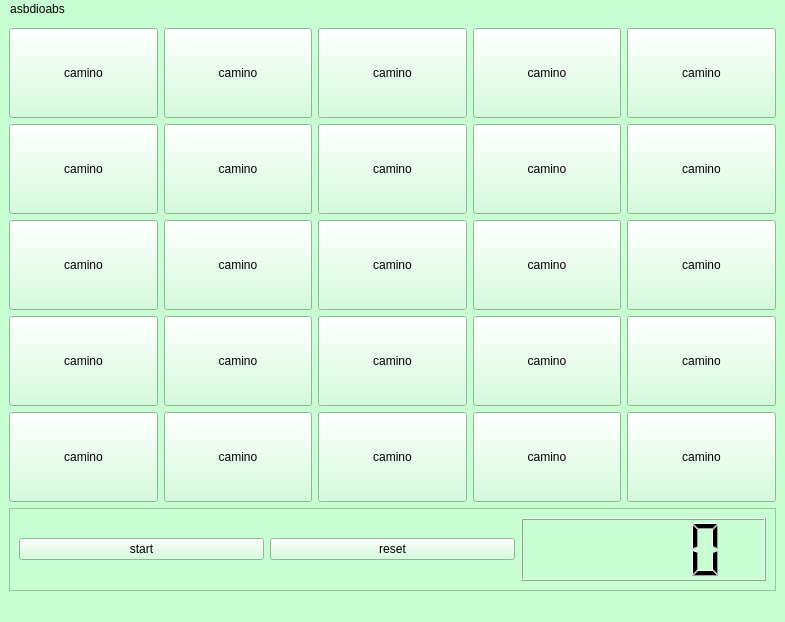
<?xml version="1.0" encoding="UTF-8"?>
<ui version="4.0">
 <class>MainWindow</class>
 <widget class="QMainWindow" name="MainWindow">
  <property name="geometry">
   <rect>
    <x>0</x>
    <y>0</y>
    <width>785</width>
    <height>622</height>
   </rect>
  </property>
  <property name="windowTitle">
   <string>MainWindow</string>
  </property>
  <property name="styleSheet">
   <string notr="true">background-color: rgb(255, 255, 255);
background-color: rgb(255, 189, 97);
background-color: rgb(199, 255, 210);</string>
  </property>
  <widget class="QWidget" name="centralwidget">
   <layout class="QGridLayout" name="gridLayout_2">
    <item row="0" column="0">
     <layout class="QGridLayout" name="gridLayout">
      <item row="0" column="0">
       <widget class="QPushButton" name="estacion1">
        <property name="minimumSize">
         <size>
          <width>90</width>
          <height>90</height>
         </size>
        </property>
        <property name="text">
         <string>camino</string>
        </property>
       </widget>
      </item>
      <item row="0" column="1">
       <widget class="QPushButton" name="estacion2">
        <property name="minimumSize">
         <size>
          <width>90</width>
          <height>90</height>
         </size>
        </property>
        <property name="text">
         <string>camino</string>
        </property>
       </widget>
      </item>
      <item row="0" column="2">
       <widget class="QPushButton" name="estacion3">
        <property name="minimumSize">
         <size>
          <width>90</width>
          <height>90</height>
         </size>
        </property>
        <property name="text">
         <string>camino</string>
        </property>
       </widget>
      </item>
      <item row="0" column="3">
       <widget class="QPushButton" name="estacion4">
        <property name="minimumSize">
         <size>
          <width>90</width>
          <height>90</height>
         </size>
        </property>
        <property name="text">
         <string>camino</string>
        </property>
       </widget>
      </item>
      <item row="0" column="4">
       <widget class="QPushButton" name="estacion5">
        <property name="minimumSize">
         <size>
          <width>90</width>
          <height>90</height>
         </size>
        </property>
        <property name="text">
         <string>camino</string>
        </property>
       </widget>
      </item>
      <item row="1" column="0">
       <widget class="QPushButton" name="estacion6">
        <property name="minimumSize">
         <size>
          <width>90</width>
          <height>90</height>
         </size>
        </property>
        <property name="text">
         <string>camino</string>
        </property>
       </widget>
      </item>
      <item row="1" column="1">
       <widget class="QPushButton" name="estacion7">
        <property name="minimumSize">
         <size>
          <width>90</width>
          <height>90</height>
         </size>
        </property>
        <property name="text">
         <string>camino</string>
        </property>
       </widget>
      </item>
      <item row="1" column="2">
       <widget class="QPushButton" name="estacion8">
        <property name="minimumSize">
         <size>
          <width>90</width>
          <height>90</height>
         </size>
        </property>
        <property name="text">
         <string>camino</string>
        </property>
       </widget>
      </item>
      <item row="1" column="3">
       <widget class="QPushButton" name="estacion9">
        <property name="minimumSize">
         <size>
          <width>90</width>
          <height>90</height>
         </size>
        </property>
        <property name="text">
         <string>camino</string>
        </property>
       </widget>
      </item>
      <item row="1" column="4">
       <widget class="QPushButton" name="estacion10">
        <property name="minimumSize">
         <size>
          <width>90</width>
          <height>90</height>
         </size>
        </property>
        <property name="text">
         <string>camino</string>
        </property>
       </widget>
      </item>
      <item row="2" column="0">
       <widget class="QPushButton" name="estacion11">
        <property name="minimumSize">
         <size>
          <width>90</width>
          <height>90</height>
         </size>
        </property>
        <property name="text">
         <string>camino</string>
        </property>
       </widget>
      </item>
      <item row="2" column="1">
       <widget class="QPushButton" name="estacion12">
        <property name="minimumSize">
         <size>
          <width>90</width>
          <height>90</height>
         </size>
        </property>
        <property name="text">
         <string>camino</string>
        </property>
       </widget>
      </item>
      <item row="2" column="2">
       <widget class="QPushButton" name="estacion13">
        <property name="minimumSize">
         <size>
          <width>90</width>
          <height>90</height>
         </size>
        </property>
        <property name="text">
         <string>camino</string>
        </property>
       </widget>
      </item>
      <item row="2" column="3">
       <widget class="QPushButton" name="estacion14">
        <property name="minimumSize">
         <size>
          <width>90</width>
          <height>90</height>
         </size>
        </property>
        <property name="text">
         <string>camino</string>
        </property>
       </widget>
      </item>
      <item row="2" column="4">
       <widget class="QPushButton" name="estacion15">
        <property name="minimumSize">
         <size>
          <width>90</width>
          <height>90</height>
         </size>
        </property>
        <property name="text">
         <string>camino</string>
        </property>
       </widget>
      </item>
      <item row="3" column="0">
       <widget class="QPushButton" name="estacion16">
        <property name="minimumSize">
         <size>
          <width>90</width>
          <height>90</height>
         </size>
        </property>
        <property name="text">
         <string>camino</string>
        </property>
       </widget>
      </item>
      <item row="3" column="1">
       <widget class="QPushButton" name="estacion17">
        <property name="minimumSize">
         <size>
          <width>90</width>
          <height>90</height>
         </size>
        </property>
        <property name="text">
         <string>camino</string>
        </property>
       </widget>
      </item>
      <item row="3" column="2">
       <widget class="QPushButton" name="estacion18">
        <property name="minimumSize">
         <size>
          <width>90</width>
          <height>90</height>
         </size>
        </property>
        <property name="text">
         <string>camino</string>
        </property>
       </widget>
      </item>
      <item row="3" column="3">
       <widget class="QPushButton" name="estacion19">
        <property name="minimumSize">
         <size>
          <width>90</width>
          <height>90</height>
         </size>
        </property>
        <property name="text">
         <string>camino</string>
        </property>
       </widget>
      </item>
      <item row="3" column="4">
       <widget class="QPushButton" name="estacion20">
        <property name="minimumSize">
         <size>
          <width>90</width>
          <height>90</height>
         </size>
        </property>
        <property name="text">
         <string>camino</string>
        </property>
       </widget>
      </item>
      <item row="4" column="0">
       <widget class="QPushButton" name="estacion21">
        <property name="minimumSize">
         <size>
          <width>90</width>
          <height>90</height>
         </size>
        </property>
        <property name="text">
         <string>camino</string>
        </property>
       </widget>
      </item>
      <item row="4" column="1">
       <widget class="QPushButton" name="estacion22">
        <property name="minimumSize">
         <size>
          <width>90</width>
          <height>90</height>
         </size>
        </property>
        <property name="text">
         <string>camino</string>
        </property>
       </widget>
      </item>
      <item row="4" column="2">
       <widget class="QPushButton" name="estacion23">
        <property name="minimumSize">
         <size>
          <width>90</width>
          <height>90</height>
         </size>
        </property>
        <property name="text">
         <string>camino</string>
        </property>
       </widget>
      </item>
      <item row="4" column="3">
       <widget class="QPushButton" name="estacion24">
        <property name="minimumSize">
         <size>
          <width>90</width>
          <height>90</height>
         </size>
        </property>
        <property name="text">
         <string>camino</string>
        </property>
       </widget>
      </item>
      <item row="4" column="4">
       <widget class="QPushButton" name="estacion25">
        <property name="minimumSize">
         <size>
          <width>90</width>
          <height>90</height>
         </size>
        </property>
        <property name="text">
         <string>camino</string>
        </property>
       </widget>
      </item>
     </layout>
    </item>
    <item row="1" column="0">
     <widget class="QFrame" name="frame">
      <property name="frameShape">
       <enum>QFrame::StyledPanel</enum>
      </property>
      <property name="frameShadow">
       <enum>QFrame::Raised</enum>
      </property>
      <layout class="QHBoxLayout" name="horizontalLayout">
       <item>
        <widget class="QPushButton" name="start">
         <property name="minimumSize">
          <size>
           <width>20</width>
           <height>20</height>
          </size>
         </property>
         <property name="text">
          <string>start</string>
         </property>
         <property name="checkable">
          <bool>false</bool>
         </property>
         <property name="checked">
          <bool>false</bool>
         </property>
        </widget>
       </item>
       <item>
        <widget class="QPushButton" name="pushButton">
         <property name="minimumSize">
          <size>
           <width>20</width>
           <height>20</height>
          </size>
         </property>
         <property name="text">
          <string>reset</string>
         </property>
        </widget>
       </item>
       <item>
        <widget class="QLCDNumber" name="lcdNumber"/>
       </item>
      </layout>
     </widget>
    </item>
   </layout>
  </widget>
  <widget class="QMenuBar" name="menubar">
   <property name="geometry">
    <rect>
     <x>0</x>
     <y>0</y>
     <width>785</width>
     <height>21</height>
    </rect>
   </property>
   <widget class="QMenu" name="menuasbdioabs">
    <property name="title">
     <string>asbdioabs</string>
    </property>
    <addaction name="actionmatriz"/>
   </widget>
   <addaction name="menuasbdioabs"/>
  </widget>
  <widget class="QStatusBar" name="statusbar"/>
  <action name="actionmatriz">
   <property name="text">
    <string>matriz</string>
   </property>
  </action>
 </widget>
 <resources/>
 <connections/>
</ui>
